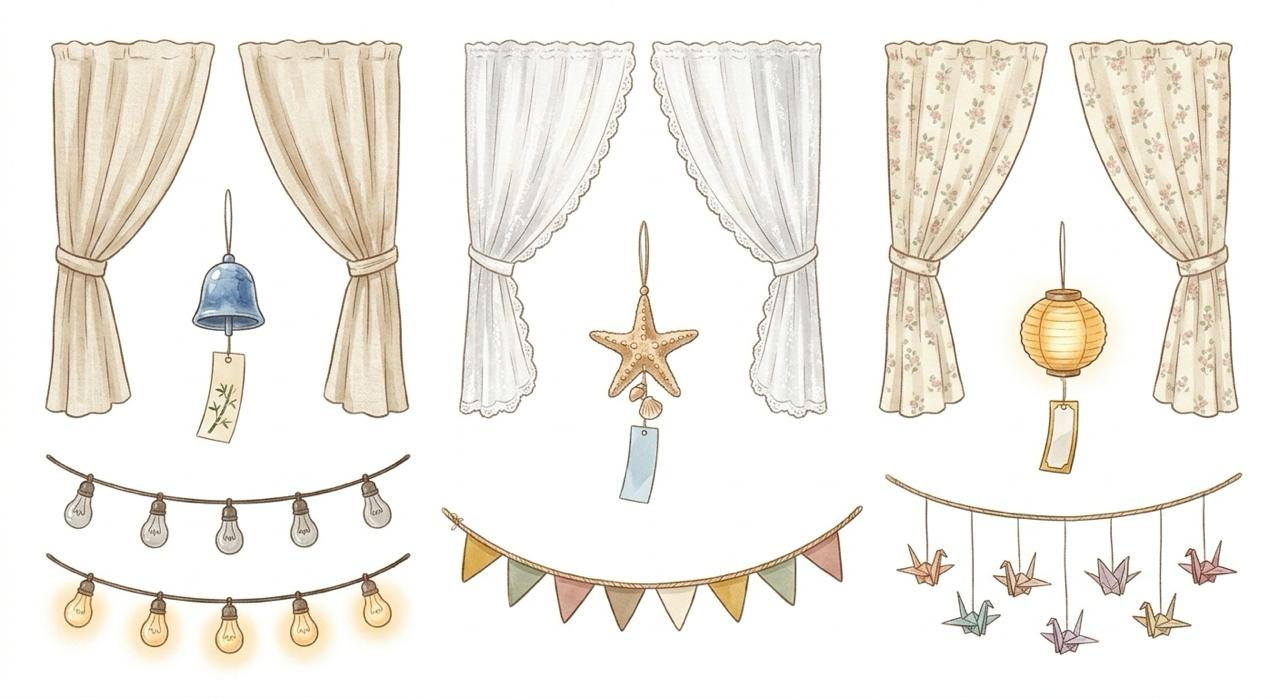
#> input picture src/vi_1127/decor_pack1.jpg, 1280 x 698 px, found by its file name
$ python cut_decor1.py
#> lines starting #> are read from the running program, lines starting #| are printed output that depends on the picture; after the words box and inside, x2 and y2 are one past the last pixel; in counts of white or black regions, pixels touching at a corner belong together
# Vi's decoration pack 1 (27/11, src/vi_1127/decor_pack1.jpg): 3 curtains (linen, lace, floral; left + right panel),
# 3 wind chimes (blue bell, starfish, paper lantern) and 3 garlands (bulbs off/on, bunting, paper cranes).
# Curtains and chimes overlap in their boxes, so pieces are picked as connected components by seed points.
import sys
import cv2, numpy as np
G = sys.argv[1] if len(sys.argv) > 1 else '.'
A = f'{G}/assets'
im = cv2.imread(f'{G}/src/vi_1127/decor_pack1.jpg')
#> im is the input picture: shape (698, 1280, 3); mean B, G, R 231.8, 238.6, 242.3
g = cv2.cvtColor(im, cv2.COLOR_BGR2GRAY); hsv = cv2.cvtColor(im, cv2.COLOR_BGR2HSV)
FG = ((g < 238) | (hsv[..., 1] > 22)).astype(np.uint8) * 255
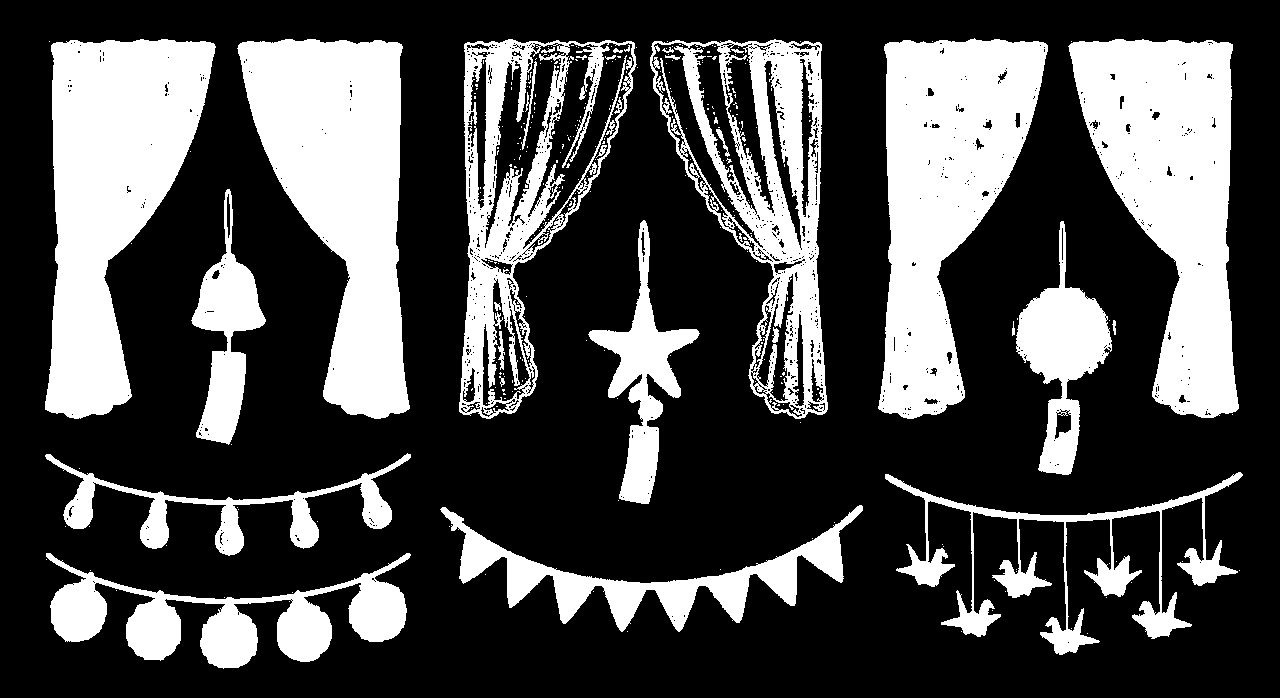
#> FG: shape (698, 1280); 29.9% white; 305 white regions (274 under 20 px), largest, box (x1, y1, x2, y2) and area: (237, 39, 410, 419) 37932, (45, 39, 216, 419) 37882, (1068, 39, 1239, 418) 37333
FGc = cv2.morphologyEx(FG, cv2.MORPH_CLOSE, np.ones((5, 5), np.uint8))
#> FGc: shape (698, 1280); 31.6% white; 24 white regions (10 under 20 px), largest, box (x1, y1, x2, y2) and area: (45, 39, 216, 419) 38022, (237, 39, 410, 419) 37997, (1068, 39, 1239, 418) 37815
n, lab = cv2.connectedComponents(FGc)
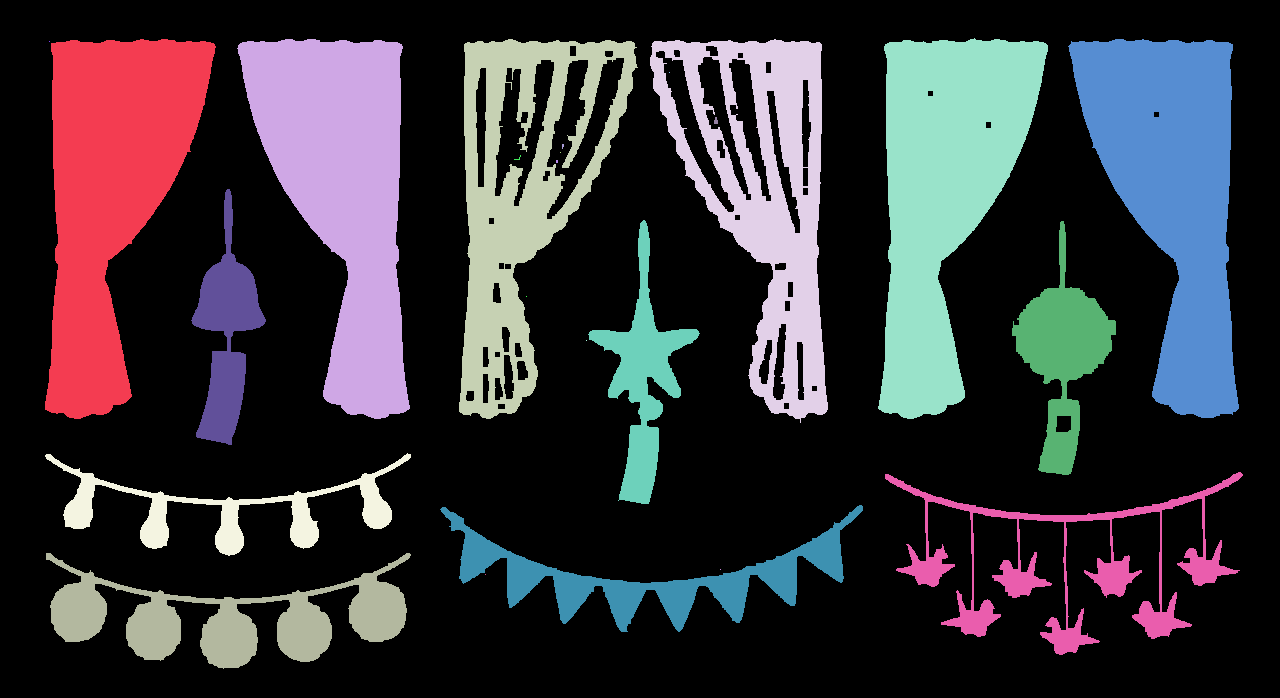
#> lab: shape (698, 1280) int32; 25 distinct labels, from 0 to 24; one colour per label, 0 black
#> n = 25


def out(name, m):
    m = m.copy(); cnts, _ = cv2.findContours(m, cv2.RETR_EXTERNAL, cv2.CHAIN_APPROX_SIMPLE)
    cv2.drawContours(m, cnts, -1, 255, -1)                     # fill holes (white lace inside the outline)
    m = cv2.GaussianBlur(m, (3, 3), 0)
    ys, xs = np.where(m > 20); y0, y1, x0, x1 = ys.min(), ys.max() + 1, xs.min(), xs.max() + 1
    o = cv2.cvtColor(im, cv2.COLOR_BGR2BGRA)[y0:y1, x0:x1]; o[..., 3] = m[y0:y1, x0:x1]
    cv2.imwrite(f'{A}/{name}.png', o); print(name, o.shape[1], o.shape[0])


def comp(name, box, seeds=None, minarea=40):
#> called with name = 'cu_linen_l', box = (30, 30, 232, 425), seeds = 'big', minarea = 40
    x0, y0, x1, y1 = box; m = np.zeros_like(FG)
    ids = set(lab[y, x] for x, y in seeds) - {0} if seeds and seeds != 'big' else None
    sub = lab[y0:y1, x0:x1]
#> sub: shape (395, 202) int32; 4 distinct labels, from 0 to 14
    for i in np.unique(sub):
        if i == 0: continue
        if ids is not None and i not in ids: continue
        part = (sub == i)
        if part.sum() >= minarea: m[y0:y1, x0:x1][part] = 255
#> this loop made 4 passes
#> i on passes 3 to 4: 7, 14
#> m: shape (698, 1280); 4.8% white; 2 white regions, box (x1, y1, x2, y2) and area: (45, 39, 216, 419) 38022, (191, 189, 232, 425) 4573
    if seeds == 'big':   # curtains: keep the big pieces only (the chime hanging between the panels is smaller)
        k, l2, st, _ = cv2.connectedComponentsWithStats(m); big = st[1:, 4].max()
#> after `k, l2, st, _ = cv2.connectedComponentsWithStats(m)`: k = 3; st = [[0, 0, 1280, 698, 850845], [45, 39, 171, 380, 38022], [191, 189, 41, 236, 4573]]
#> after `big = st[1:, 4].max()`: big = 38022
        m = np.isin(l2, [j for j in range(1, k) if st[j, 4] >= big * 0.15]).astype(np.uint8) * 255
#> m: shape (698, 1280); 4.3% white; 1 white region
    out(name, m)
#> in out, `cnts, _ = cv2.findContours(m, cv2.RETR_EXTERNAL, cv2.CHAIN_APPROX_SIMP`: cnts = 1 contour; box (x1, y1, x2, y2) and area: (45, 39, 216, 419) 37531
#> in out, `y0, y1, x0, x1 = (ys.min(), ys.max() + 1, xs.min(), xs.max() + 1)`: y0 = 38; y1 = 420; x0 = 44; x1 = 217
#| cu_linen_l 173 382


comp('cu_linen_l', (30, 30, 232, 425), 'big'); comp('cu_linen_r', (225, 30, 420, 425), 'big')
#> the loop in comp (call 2), `for i in np.unique(sub):` made 3 passes
#> in out (call 2), `cnts, _ = cv2.findContours(m, cv2.RETR_EXTERNAL, cv2.CHAIN_APPROX_SIMP`: cnts = 1 contour; box (x1, y1, x2, y2) and area: (237, 39, 410, 419) 37508
#| cu_linen_r 175 382
comp('cu_lace_l', (450, 30, 640, 425), 'big'); comp('cu_lace_r', (640, 30, 840, 425), 'big')
#> call 3 of comp, with name = 'cu_lace_l', box = (450, 30, 640, 425), seeds = 'big', minarea = 40
#> in comp (call 3), `sub = lab[y0:y1, x0:x1]`:
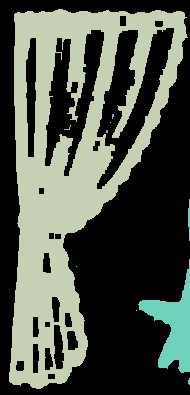
#> sub: shape (395, 190) int32; 9 distinct labels, from 0 to 18; one colour per label, 0 black
#> the loop in comp (call 3), `for i in np.unique(sub):` made 9 passes
#> i on passes 2 to 9: 3, 10, 11, 12, 13, 15, 17, 18
#> in comp (call 3), `k, l2, st, _ = cv2.connectedComponentsWithStats(m)`: k = 5; st = [[0, 0, 1280, 698, 863104], [459, 39, 179, 380, 27970], [638, 229, 2, 42, 61], [588, 289, 52, 114, 2294], [638, 408, 2, 7, 11]]
#> in comp (call 3), `big = st[1:, 4].max()`: big = 27970
#> in out (call 3), `cnts, _ = cv2.findContours(m, cv2.RETR_EXTERNAL, cv2.CHAIN_APPROX_SIMP`: cnts = 1 contour; box (x1, y1, x2, y2) and area: (459, 39, 638, 419) 38612
#| cu_lace_l 181 382
#> call 4 of comp, with name = 'cu_lace_r', box = (640, 30, 840, 425), seeds = 'big', minarea = 40
#> in comp (call 4), `sub = lab[y0:y1, x0:x1]`:
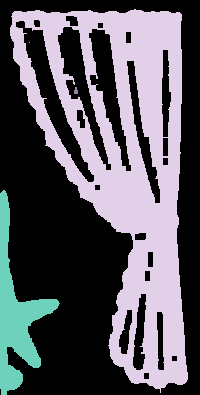
#> sub: shape (395, 200) int32; 5 distinct labels, from 0 to 15; one colour per label, 0 black
#> the loop in comp (call 4), `for i in np.unique(sub):` made 5 passes
#> i on passes 2 to 5: 4, 8, 9, 15
#> in comp (call 4), `k, l2, st, _ = cv2.connectedComponentsWithStats(m)`: k = 3; st = [[0, 0, 1280, 698, 860433], [650, 39, 178, 384, 29002], [640, 220, 60, 205, 4005]]
#> in comp (call 4), `big = st[1:, 4].max()`: big = 29002
#> in out (call 4), `cnts, _ = cv2.findContours(m, cv2.RETR_EXTERNAL, cv2.CHAIN_APPROX_SIMP`: cnts = 1 contour; box (x1, y1, x2, y2) and area: (650, 39, 828, 423) 38626
#| cu_lace_r 180 386
comp('cu_floral_l', (870, 30, 1060, 425), 'big'); comp('cu_floral_r', (1060, 30, 1250, 425), 'big')
#> in comp (call 5), `sub = lab[y0:y1, x0:x1]`:
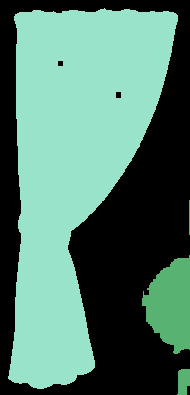
#> sub: shape (395, 190) int32; 3 distinct labels, from 0 to 16; one colour per label, 0 black
#> the loop in comp (call 5), `for i in np.unique(sub):` made 3 passes
#> i on passes 2 to 3: 5, 16
#> after the loop in comp (call 5), `for i in np.unique(sub):`:
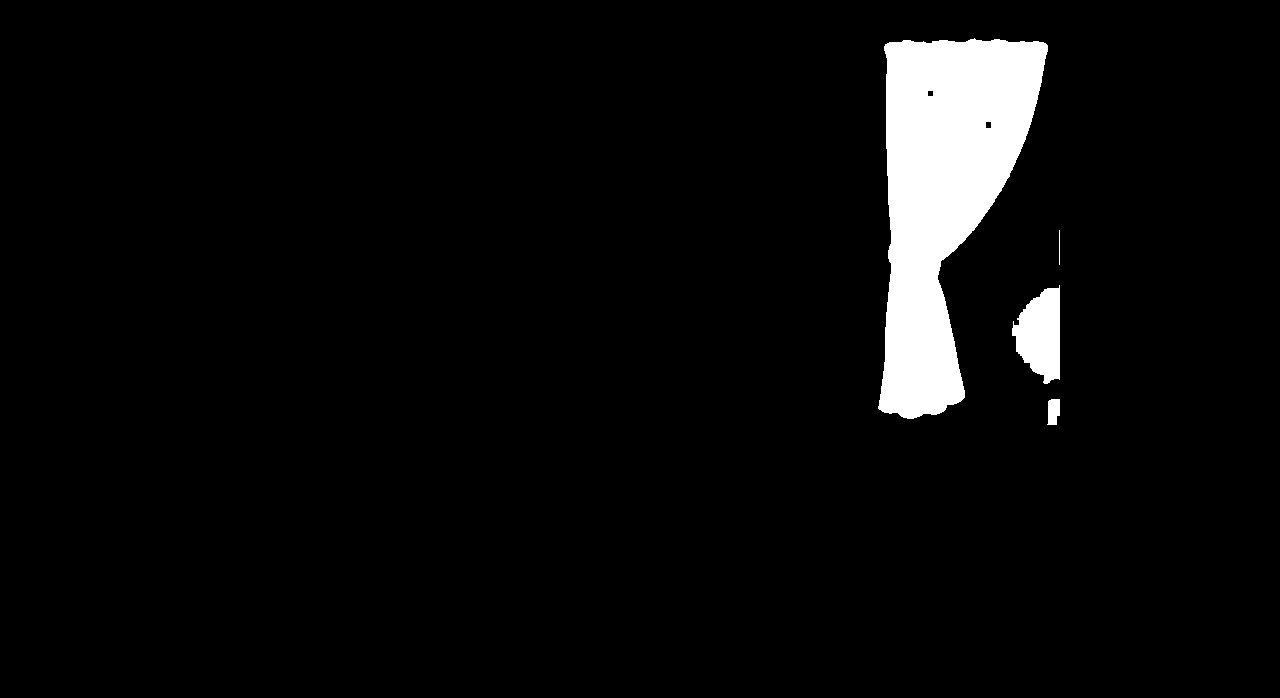
#> m: shape (698, 1280); 4.6% white; 4 white regions
#> in comp (call 5), `k, l2, st, _ = cv2.connectedComponentsWithStats(m)`: k = 5; st = [[0, 0, 1280, 698, 852128], [878, 38, 170, 381, 37736], [1059, 230, 1, 35, 35], [1012, 285, 48, 99, 3259], [1047, 399, 13, 26, 282]]
#> in comp (call 5), `big = st[1:, 4].max()`: big = 37736
#> in out (call 5), `cnts, _ = cv2.findContours(m, cv2.RETR_EXTERNAL, cv2.CHAIN_APPROX_SIMP`: cnts = 1 contour; box (x1, y1, x2, y2) and area: (878, 38, 1048, 419) 37304
#| cu_floral_l 172 383
#> in out (call 6), `cnts, _ = cv2.findContours(m, cv2.RETR_EXTERNAL, cv2.CHAIN_APPROX_SIMP`: cnts = 1 contour; box (x1, y1, x2, y2) and area: (1068, 39, 1239, 418) 37350
#| cu_floral_r 173 381
comp('chime_bell', (185, 180, 275, 445))
#> in out (call 7), `cnts, _ = cv2.findContours(m, cv2.RETR_EXTERNAL, cv2.CHAIN_APPROX_SIMP`: cnts = 1 contour; box (x1, y1, x2, y2) and area: (191, 189, 266, 445) 7426
#| chime_bell 77 258
comp('chime_star', (580, 215, 705, 505))
#> in out (call 8), `cnts, _ = cv2.findContours(m, cv2.RETR_EXTERNAL, cv2.CHAIN_APPROX_SIMP`: cnts = 1 contour; box (x1, y1, x2, y2) and area: (588, 220, 700, 504) 8304
#| chime_star 114 286
comp('chime_lantern', (1010, 215, 1115, 480))
#> in out (call 9), `cnts, _ = cv2.findContours(m, cv2.RETR_EXTERNAL, cv2.CHAIN_APPROX_SIMP`: cnts = 1 contour; box (x1, y1, x2, y2) and area: (1012, 221, 1115, 475) 9758
#| chime_lantern 105 256
comp('ga_bulbs', (40, 448, 420, 551)); comp('ga_bulbs_on', (40, 552, 420, 665))
#> in out (call 10), `cnts, _ = cv2.findContours(m, cv2.RETR_EXTERNAL, cv2.CHAIN_APPROX_SIMP`: cnts = 1 contour; box (x1, y1, x2, y2) and area: (45, 453, 411, 551) 6770
#| ga_bulbs 368 100
#> in out (call 11), `cnts, _ = cv2.findContours(m, cv2.RETR_EXTERNAL, cv2.CHAIN_APPROX_SIMP`: cnts = 2 contours; box (x1, y1, x2, y2) and area: (46, 553, 411, 665) 15086, (220, 552, 239, 556) 27
#| ga_bulbs_on 367 115
comp('ga_bunting', (435, 506, 870, 640)); comp('ga_cranes', (880, 478, 1250, 660))
#> in out (call 12), `cnts, _ = cv2.findContours(m, cv2.RETR_EXTERNAL, cv2.CHAIN_APPROX_SIMP`: cnts = 1 contour; box (x1, y1, x2, y2) and area: (440, 506, 863, 632) 11750
#| ga_bunting 425 128
#> in out (call 13), `cnts, _ = cv2.findContours(m, cv2.RETR_EXTERNAL, cv2.CHAIN_APPROX_SIMP`: cnts = 1 contour; box (x1, y1, x2, y2) and area: (885, 478, 1240, 655) 10166
#| ga_cranes 357 179
